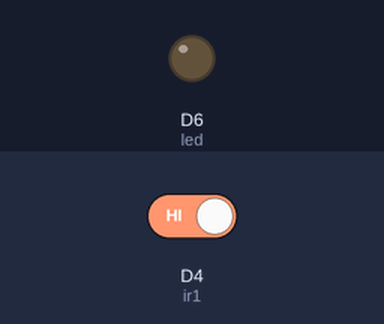
Recording of a sketch running on a simulated ESP8266 (NodeMCU). Shown: output pins drawn as LEDs (lit = HIGH). The test bench sets the inputs (shaded band); at power-on: D4 (ir1) HIGH. What the sketch prints to the serial monitor is not drawn.

Above: at 2.8 s.
2.9 s: D4 (ir1) driven LOW
6.0 s: D4 (ir1) driven HIGH
7.5 s: D4 (ir1) driven LOW
At 10.1 s:
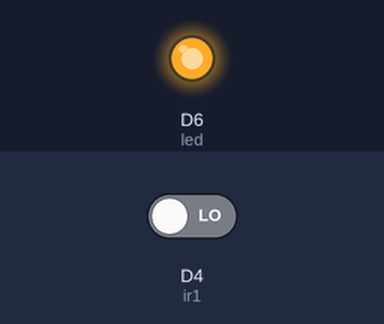
Timing chart, 0 to 11.6 s (numbered marks = the images above; inputs shaded):
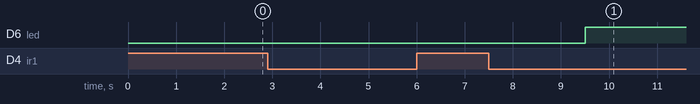

Measured:
- after the input at 2.9 s, every drawn part: stays the same
- after the input at 6.0 s, every drawn part: stays the same
- after the input at 7.5 s, D6 (led): LOW → HIGH after 2.0 s

The sketch:

Arduino21.ino
```cpp
int ir1=D4;
int led=D6;
int c=0;
void setup() {
  // put your setup code here, to run once:
pinMode(ir1, INPUT);
pinMode(led, OUTPUT);
Serial.begin(115200);
}

void loop() {
  // put your main code here, to run repeatedly:
int ir=digitalRead(ir1);
Serial.print(ir);
delay(500);
if(ir==0)
{
 Serial.println("Sensor Detected");
 c=c+1;
 Serial.println(c);
 if(c>=5)
 {
  digitalWrite(led,HIGH);
 }
 delay(500);

}
else
{
 Serial.println("Sensor Not Detected");
 digitalWrite(led,LOW);
 delay(500);
}
}
```
